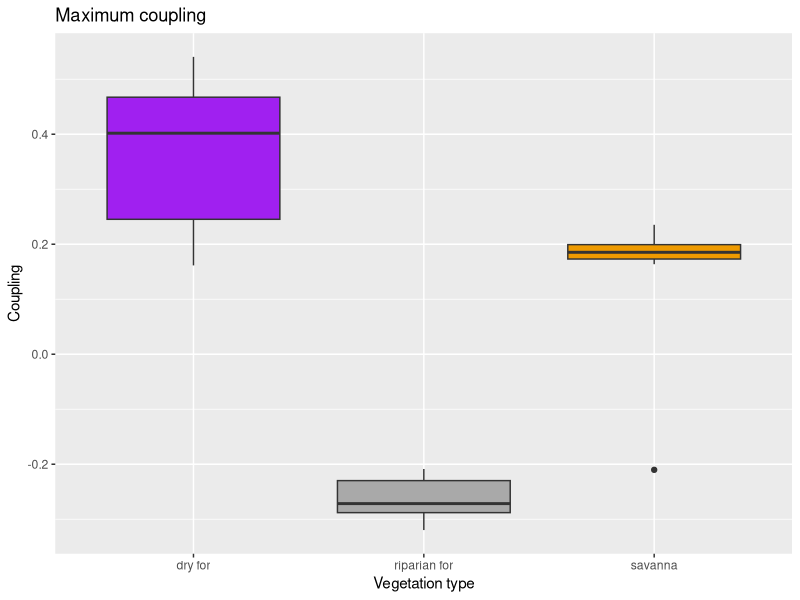
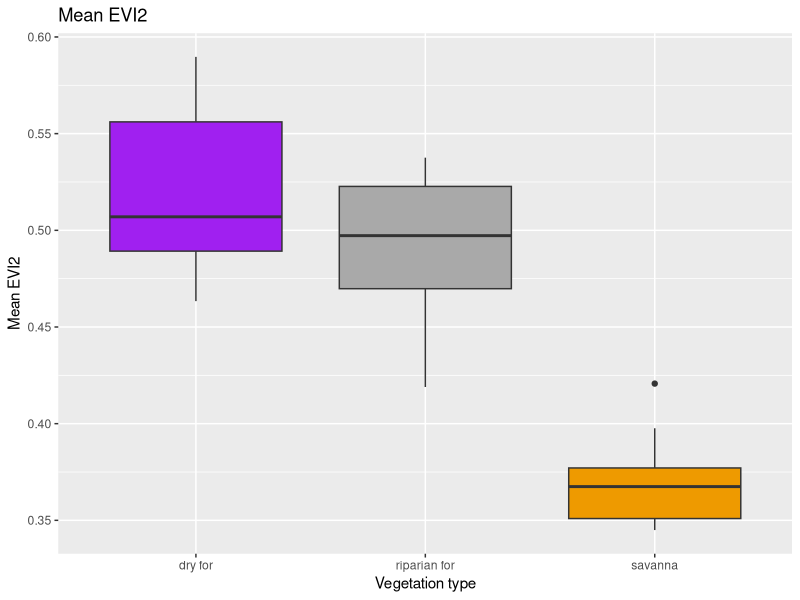
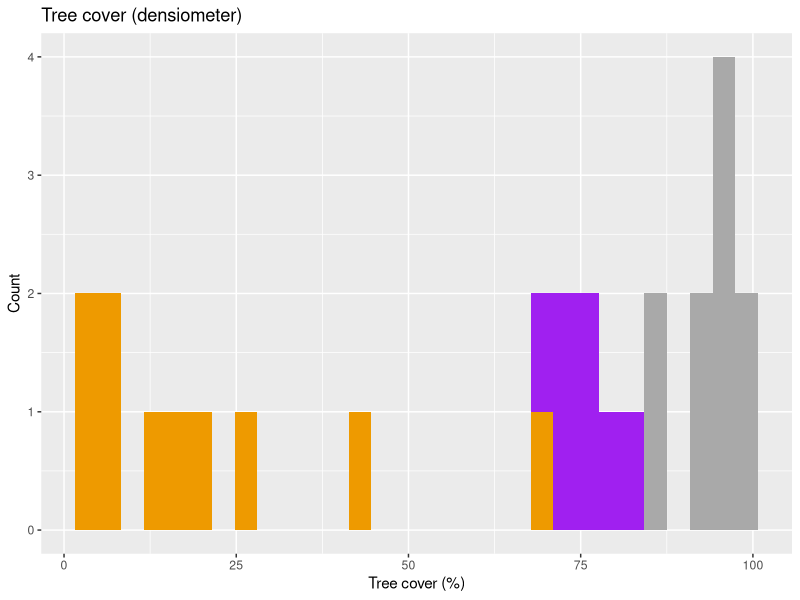
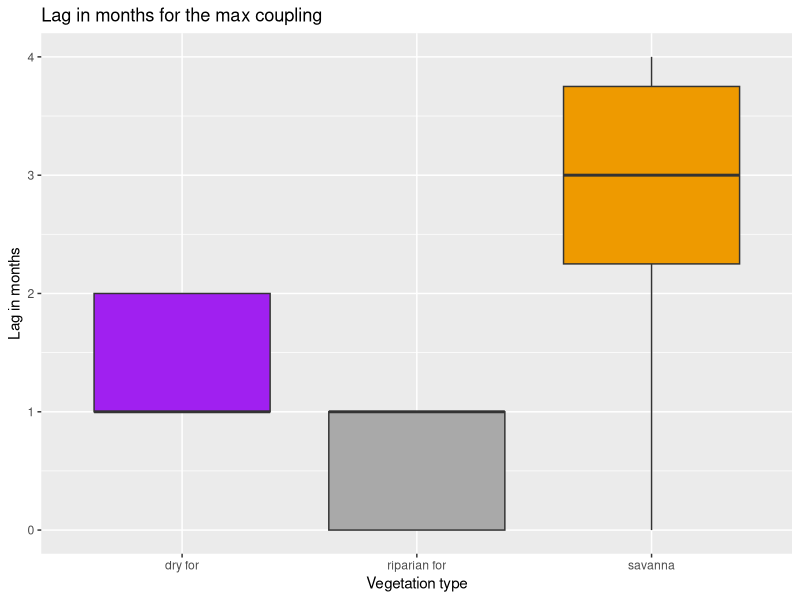
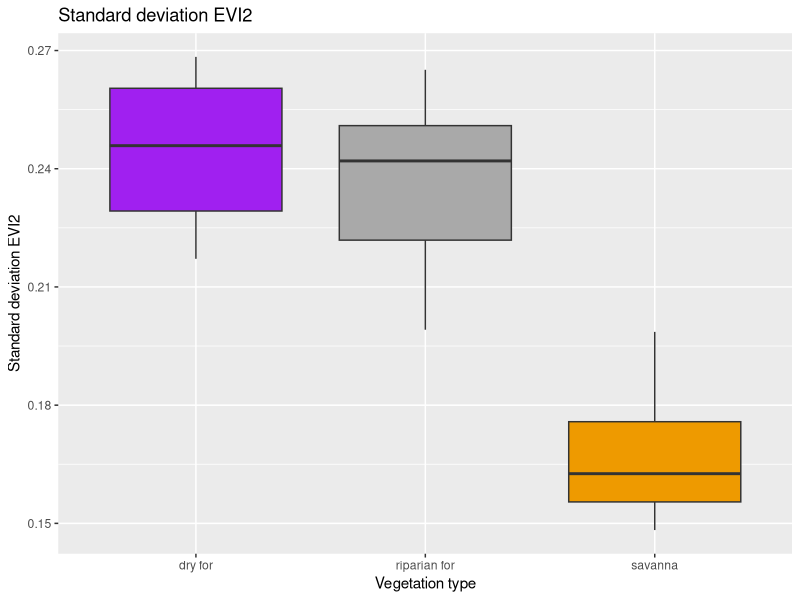
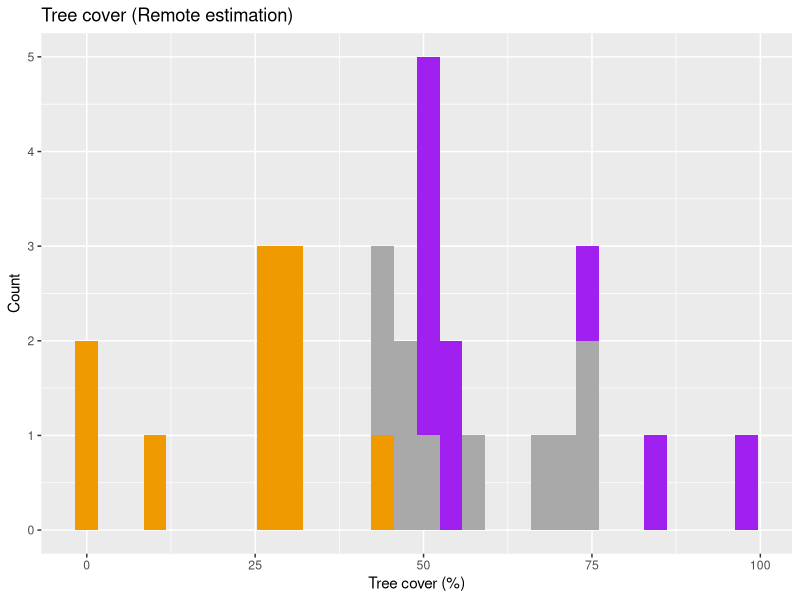
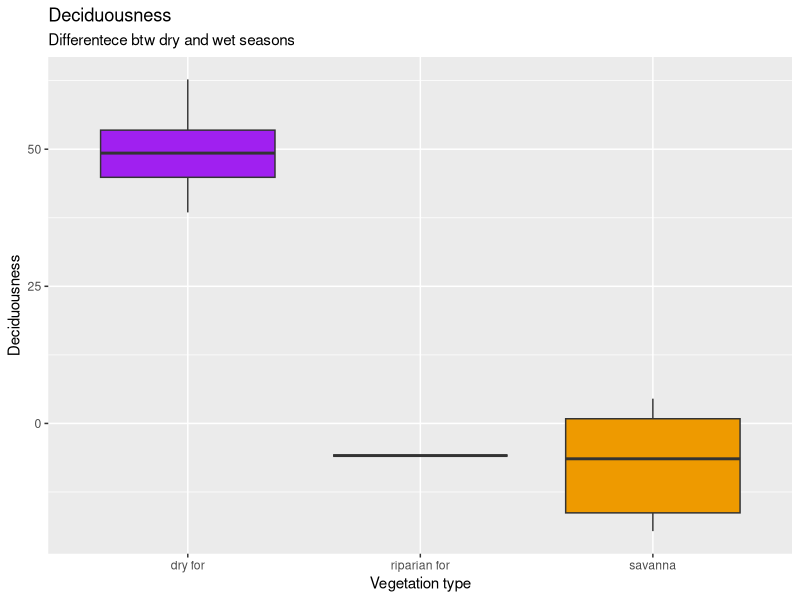
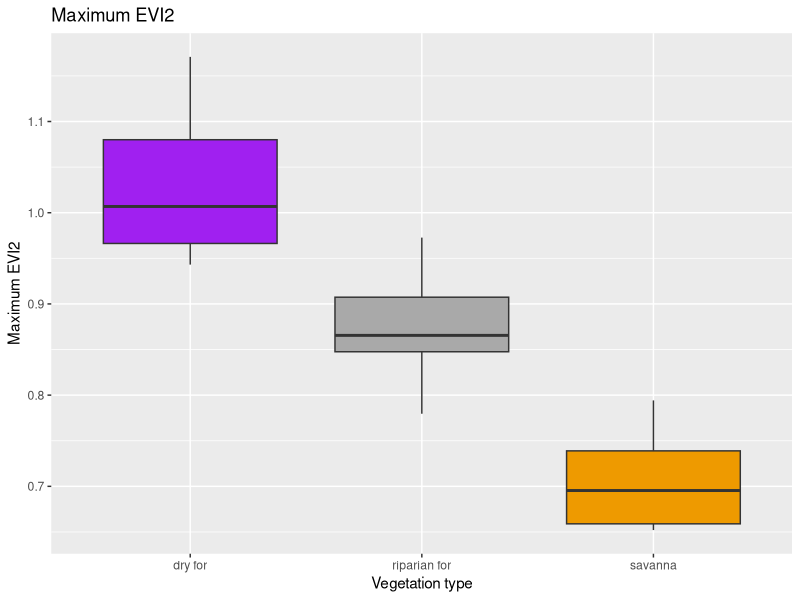

Generate these figures, in order, with R:
## ---- chunk 1
library(tidyverse)
library(patchwork)
library(RColorBrewer)
## ---- chunk 2
fire <- read.table("./fire_freq_pontos.txt")

tc_field <- read.table("./tc_field.txt", h = T)
#write.table(tc_field, "tc_field.txt")

tc_hansen <- read.table("./tc_hansen.txt", h = T) 
#write.table(tc_hansen, "tc_hansen.txt")


coup <- read.table("./coup.txt", h = T) 
#write.table(coup, "coup.txt")

traits <- read.table("./traits_community_mean.txt", h = T)
#write.table(traits, "traits.txt")


evi2 <- read.table("evi2_estatistic.txt", h = T)

deciduousness <- (tc_field$wet-tc_field$dry)
data <- coup %>% add_column(freq_fire = fire[1:30,1]) %>% add_column(tree_cover_wet = tc_field$wet)%>% add_column(tree_cover_dry = tc_field$dry) %>% add_column(tree_cover_hansen = tc_hansen[1:30,1]) %>% add_column(phenology = deciduousness) %>% add_column(evi2[1:30,1:4]) %>% rename(Vegetation_type=Fitofisionomia)

## ---- chunk 3
data %>% summary %>% knitr::kable()
## ---- chunk 4
a<- data %>% 
  ggplot()+
   aes(y = Coup_lag_max, fill = factor(Vegetation_type), x = factor(Vegetation_type))+
  geom_boxplot(show.legend = FALSE)+
  ggtitle("Maximum coupling")+
   scale_fill_manual(values=c("purple", "darkgrey", "orange2"))+  ylab("Coupling")+
  xlab("Vegetation type")


b<-data %>% 
  ggplot()+
  aes(y = Lag, fill = factor(Vegetation_type), x = factor(Vegetation_type))+
  geom_boxplot(show.legend = FALSE)+
  ggtitle("Lag in months for the max coupling")+
   scale_fill_manual(values=c("purple", "darkgrey", "orange2"))+
  ylab("Lag in months")+
  xlab("Vegetation type")


c<-data %>% 
  ggplot()+
  aes(y = deciduousness, fill = factor(Vegetation_type), x = factor(Vegetation_type))+
  geom_boxplot(show.legend = FALSE)+
  ggtitle("Deciduousness", subtitle = "Differentece btw dry and wet seasons")+
     scale_fill_manual(values=c("purple", "darkgrey", "orange2"))+
  ylab("Deciduousness")+
  xlab("Vegetation type")

## ---- chunk 5
a3<-data %>% 
  ggplot()+
  aes(y = mean, fill = factor(Vegetation_type), x = factor(Vegetation_type))+
  geom_boxplot(show.legend = FALSE)+
  ggtitle("Mean EVI2")+
   scale_fill_manual(values=c("purple", "darkgrey", "orange2"))+
  ylab("Mean EVI2")+
  xlab("Vegetation type")

b3<-data %>% 
  ggplot()+
  aes(y = sd, fill = factor(Vegetation_type), x = factor(Vegetation_type))+
  geom_boxplot(show.legend = FALSE)+
  ggtitle("Standard deviation EVI2")+
   scale_fill_manual(values=c("purple", "darkgrey", "orange2"))+
  ylab("Standard deviation EVI2")+
  xlab("Vegetation type")

c3<-data %>% 
  ggplot()+
  aes(y = max, fill = factor(Vegetation_type), x = factor(Vegetation_type))+
  geom_boxplot(show.legend = FALSE)+
  ggtitle("Maximum EVI2")+
   scale_fill_manual(values=c("purple", "darkgrey", "orange2"))+
  ylab("Maximum EVI2")+
  xlab("Vegetation type")

d3<-data %>% 
  ggplot()+
  aes(y = range, fill = factor(Vegetation_type), x = factor(Vegetation_type))+
  geom_boxplot(show.legend = FALSE)+
  ggtitle("Amplitude EVI2")+
   scale_fill_manual(values=c("purple", "darkgrey", "orange2"))+
  ylab("Amplitude EVI2")+
  xlab("Vegetation type")

## ---- chunk 6
a4 <- data %>%  ggplot()+
  aes(x= tree_cover_wet, fill = factor(Vegetation_type))+
  geom_histogram(show.legend = FALSE)+
  ggtitle("Tree cover (densiometer)")+
   scale_fill_manual(values=c("purple", "darkgrey", "orange2"))+
  xlab("Tree cover (%)")+
  ylab("Count")

b4 <- data %>% ggplot()+
  aes(x = tree_cover_hansen, fill = factor(Vegetation_type))+
  geom_histogram(show.legend = FALSE)+
  ggtitle("Tree cover (Remote estimation)")+
   scale_fill_manual(values=c("purple", "darkgrey", "orange2"))+
  xlab("Tree cover (%)")+
  ylab("Count")
